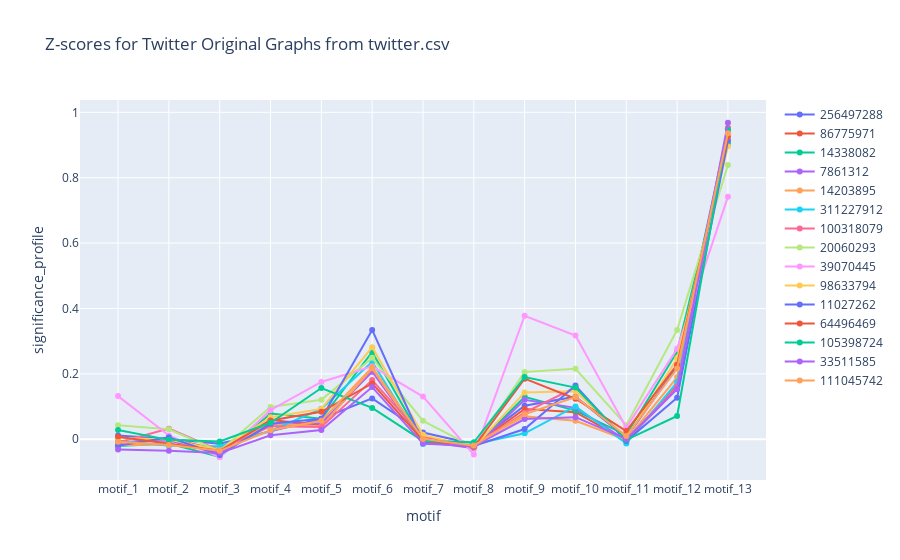

The notebook cell saved with this chart:
### Markdown cell above
### Twitter Original Egonets

### Code cell
# Plot only the original graphs of Twitter
plot_line_chart(
    motif_twitter[~motif_twitter["graph_name"].str.contains("sample")],
    f"Z-scores for Twitter Original Graphs from {file_name}",
    "motif",
    "significance_profile",
)

### Figure 1 — Plotly figure (JSON) as saved in the notebook; plotly's stock layout.template omitted (floating-point values rounded to 4 significant figures)
{"data": [{"mode": "lines+markers", "name": "256497288", "type": "scatter", "x": ["motif_1", "motif_2", "motif_3", "motif_4", "motif_5", "motif_6", "motif_7", "motif_8", "motif_9", "motif_10", "motif_11", "motif_12", "motif_13"], "y": [0.01119, 0.0005863, -0.01403, 0.02461, 0.06259, 0.1249, 0.02066, -0.01479, 0.1027, 0.1302, 0.005217, 0.2232, 0.9495]}, {"mode": "lines+markers", "name": "86775971", "type": "scatter", "x": ["motif_1", "motif_2", "motif_3", "motif_4", "motif_5", "motif_6", "motif_7", "motif_8", "motif_9", "motif_10", "motif_11", "motif_12", "motif_13"], "y": [-0.01127, 0.002505, -0.03255, 0.05855, 0.04374, 0.2104, -0.003768, -0.01842, 0.09237, 0.08283, -0.00425, 0.1649, 0.952]}, {"mode": "lines+markers", "name": "14338082", "type": "scatter", "x": ["motif_1", "motif_2", "motif_3", "motif_4", "motif_5", "motif_6", "motif_7", "motif_8", "motif_9", "motif_10", "motif_11", "motif_12", "motif_13"], "y": [-0.02042, -0.01284, -0.05391, 0.07881, 0.06256, 0.2668, -0.00467, -0.02549, 0.1298, 0.08763, 0.01278, 0.2677, 0.9045]}, {"mode": "lines+markers", "name": "7861312", "type": "scatter", "x": ["motif_1", "motif_2", "motif_3", "motif_4", "motif_5", "motif_6", "motif_7", "motif_8", "motif_9", "motif_10", "motif_11", "motif_12", "motif_13"], "y": [-0.009069, -0.003743, -0.04269, 0.04443, 0.04895, 0.2066, -0.006059, -0.02764, 0.1205, 0.09592, -0.003417, 0.1543, 0.9501]}, {"mode": "lines+markers", "name": "14203895", "type": "scatter", "x": ["motif_1", "motif_2", "motif_3", "motif_4", "motif_5", "motif_6", "motif_7", "motif_8", "motif_9", "motif_10", "motif_11", "motif_12", "motif_13"], "y": [-0.01809, -0.0151, -0.02941, 0.04795, 0.03858, 0.2169, -0.01028, -0.01372, 0.06986, 0.05665, -0.002038, 0.1895, 0.9505]}, {"mode": "lines+markers", "name": "311227912", "type": "scatter", "x": ["motif_1", "motif_2", "motif_3", "motif_4", "motif_5", "motif_6", "motif_7", "motif_8", "motif_9", "motif_10", "motif_11", "motif_12", "motif_13"], "y": [-0.004341, -0.02002, -0.02166, 0.02568, 0.09298, 0.2371, -0.01479, -0.01565, 0.01804, 0.1004, -0.01306, 0.1747, 0.9445]}, {"mode": "lines+markers", "name": "100318079", "type": "scatter", "x": ["motif_1", "motif_2", "motif_3", "motif_4", "motif_5", "motif_6", "motif_7", "motif_8", "motif_9", "motif_10", "motif_11", "motif_12", "motif_13"], "y": [-0.01017, 0.03241, -0.03448, 0.04009, 0.03708, 0.1808, 0.007278, -0.01955, 0.08136, 0.1589, -0.00393, 0.161, 0.9507]}, {"mode": "lines+markers", "name": "20060293", "type": "scatter", "x": ["motif_1", "motif_2", "motif_3", "motif_4", "motif_5", "motif_6", "motif_7", "motif_8", "motif_9", "motif_10", "motif_11", "motif_12", "motif_13"], "y": [0.04267, 0.03047, -0.03627, 0.09864, 0.1209, 0.2489, 0.05623, -0.02433, 0.2058, 0.2155, 0.04248, 0.3345, 0.8387]}, {"mode": "lines+markers", "name": "39070445", "type": "scatter", "x": ["motif_1", "motif_2", "motif_3", "motif_4", "motif_5", "motif_6", "motif_7", "motif_8", "motif_9", "motif_10", "motif_11", "motif_12", "motif_13"], "y": [0.1319, 0.01146, -0.05511, 0.08894, 0.1752, 0.2228, 0.1305, -0.04689, 0.3778, 0.3173, 0.03568, 0.277, 0.742]}, {"mode": "lines+markers", "name": "98633794", "type": "scatter", "x": ["motif_1", "motif_2", "motif_3", "motif_4", "motif_5", "motif_6", "motif_7", "motif_8", "motif_9", "motif_10", "motif_11", "motif_12", "motif_13"], "y": [0.00374, -0.0007209, -0.03394, 0.06755, 0.09283, 0.2814, 0.01337, -0.02528, 0.1433, 0.1466, 0.004608, 0.247, 0.8959]}, {"mode": "lines+markers", "name": "11027262", "type": "scatter", "x": ["motif_1", "motif_2", "motif_3", "motif_4", "motif_5", "motif_6", "motif_7", "motif_8", "motif_9", "motif_10", "motif_11", "motif_12", "motif_13"], "y": [-0.01981, 0.005759, -0.04812, 0.04707, 0.06258, 0.3345, -0.01062, -0.02054, 0.03132, 0.1642, -0.005645, 0.127, 0.9136]}, {"mode": "lines+markers", "name": "64496469", "type": "scatter", "x": ["motif_1", "motif_2", "motif_3", "motif_4", "motif_5", "motif_6", "motif_7", "motif_8", "motif_9", "motif_10", "motif_11", "motif_12", "motif_13"], "y": [0.007867, -0.01452, -0.03519, 0.05718, 0.08374, 0.1708, -0.003748, -0.02375, 0.1854, 0.1239, 0.0248, 0.2281, 0.9253]}, {"mode": "lines+markers", "name": "105398724", "type": "scatter", "x": ["motif_1", "motif_2", "motif_3", "motif_4", "motif_5", "motif_6", "motif_7", "motif_8", "motif_9", "motif_10", "motif_11", "motif_12", "motif_13"], "y": [0.02815, -0.001917, -0.006695, 0.05025, 0.1567, 0.09584, -0.005123, -0.009316, 0.19, 0.1581, -0.001962, 0.07102, 0.9469]}, {"mode": "lines+markers", "name": "33511585", "type": "scatter", "x": ["motif_1", "motif_2", "motif_3", "motif_4", "motif_5", "motif_6", "motif_7", "motif_8", "motif_9", "motif_10", "motif_11", "motif_12", "motif_13"], "y": [-0.03159, -0.03502, -0.04238, 0.01229, 0.02794, 0.1594, -0.01322, -0.0212, 0.06157, 0.06751, 0.0009304, 0.1535, 0.968]}, {"mode": "lines+markers", "name": "111045742", "type": "scatter", "x": ["motif_1", "motif_2", "motif_3", "motif_4", "motif_5", "motif_6", "motif_7", "motif_8", "motif_9", "motif_10", "motif_11", "motif_12", "motif_13"], "y": [-0.007993, -0.01764, -0.03541, 0.02759, 0.05648, 0.2202, 0.000945, -0.01954, 0.07664, 0.1291, 0.009661, 0.2161, 0.9361]}], "layout": {"title": {"text": "Z-scores for Twitter Original Graphs from twitter.csv"}, "xaxis": {"title": {"text": "motif"}}, "yaxis": {"title": {"text": "significance_profile"}}}}
